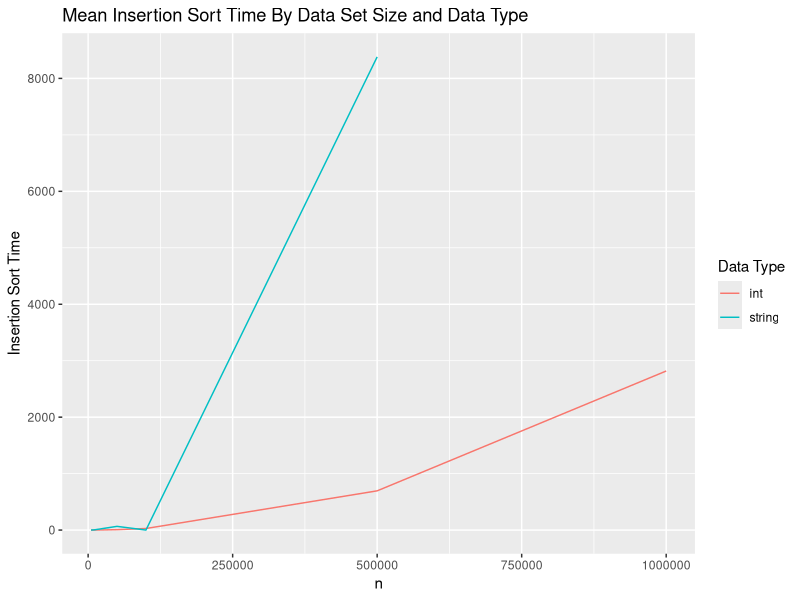
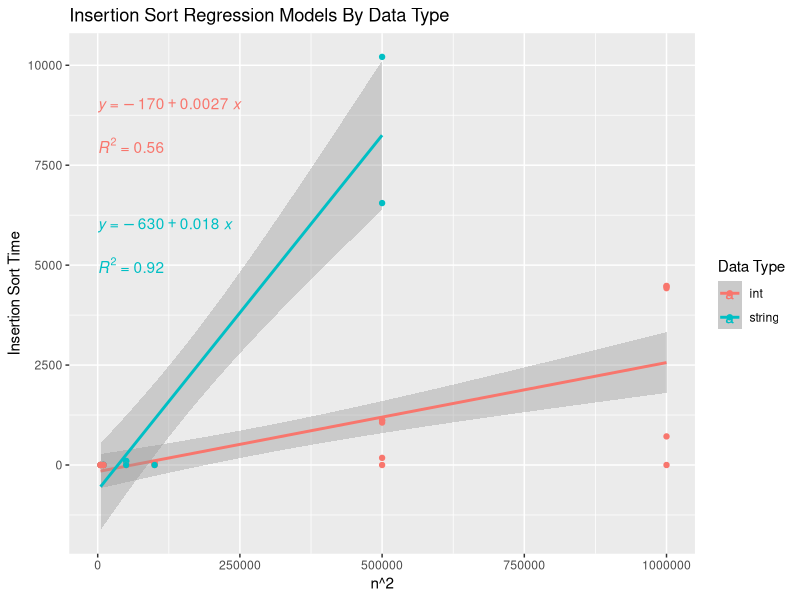
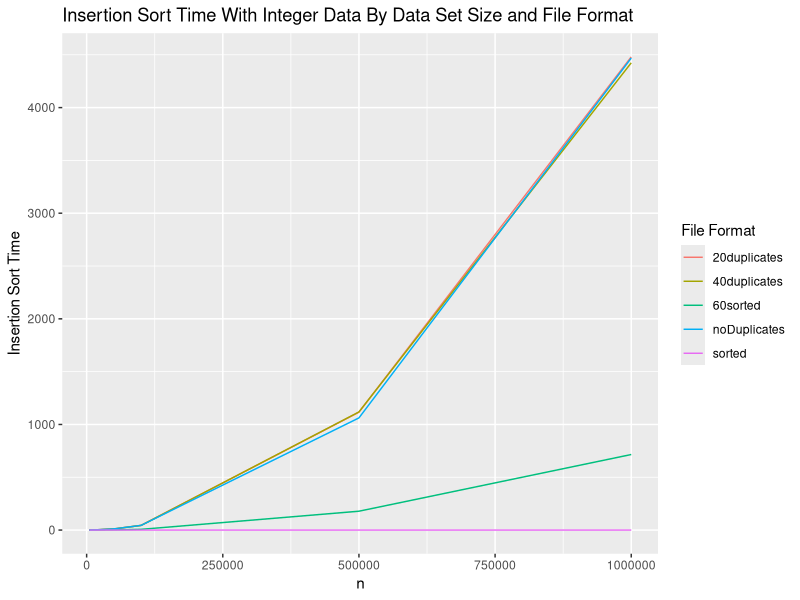
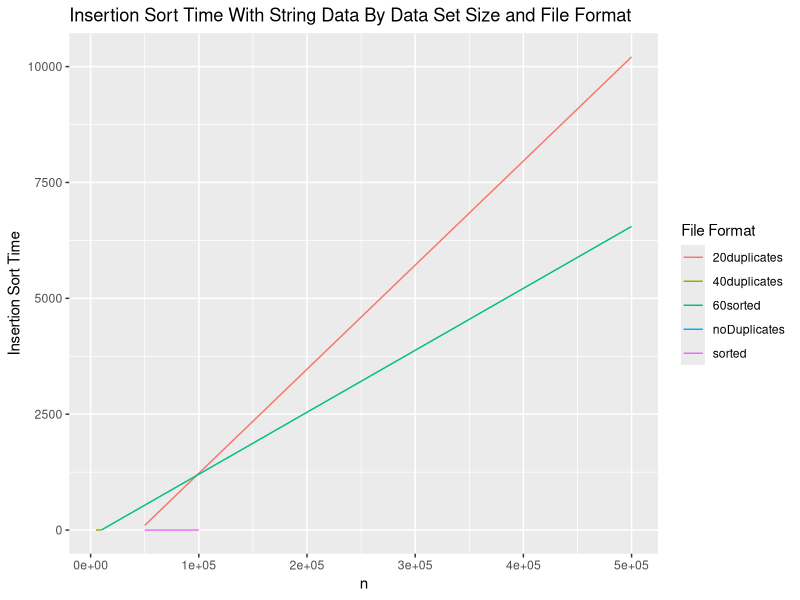
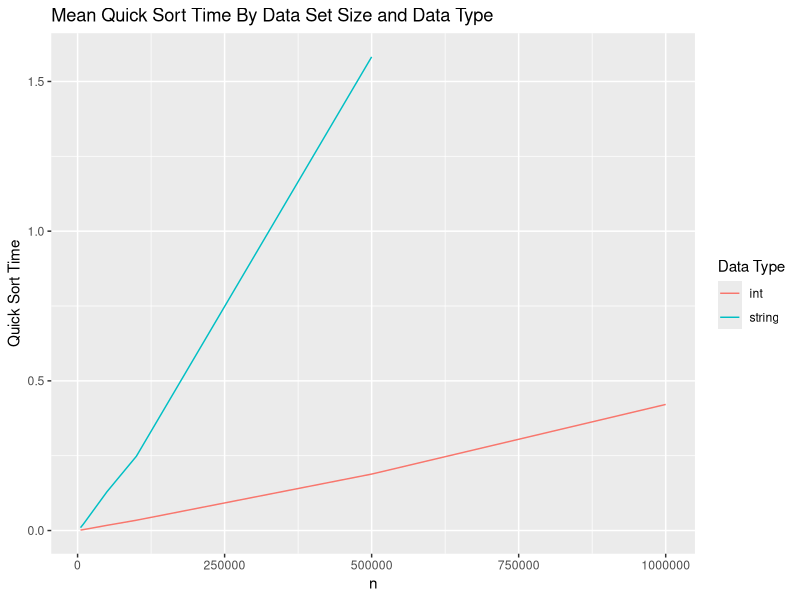
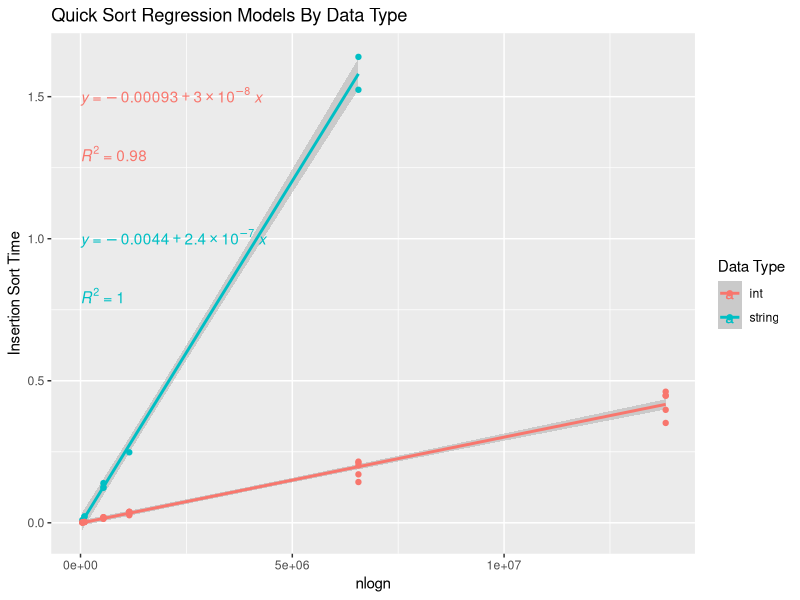
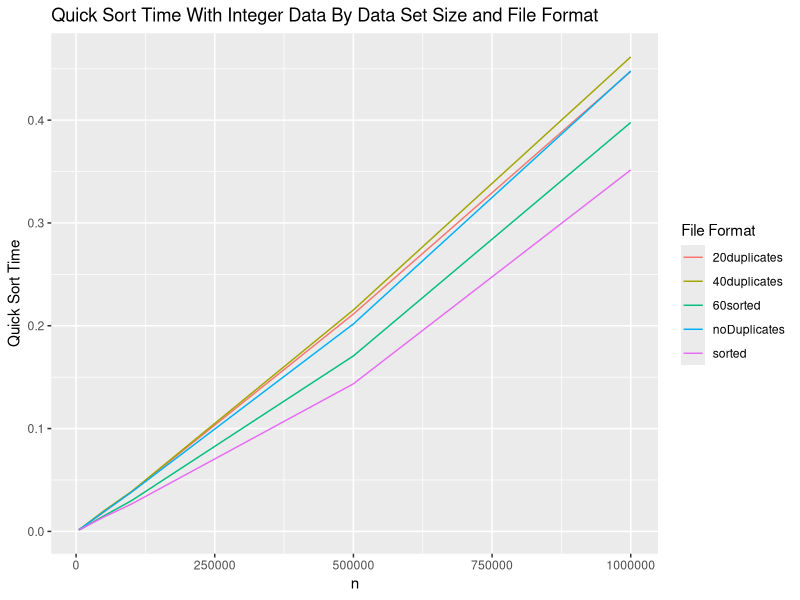
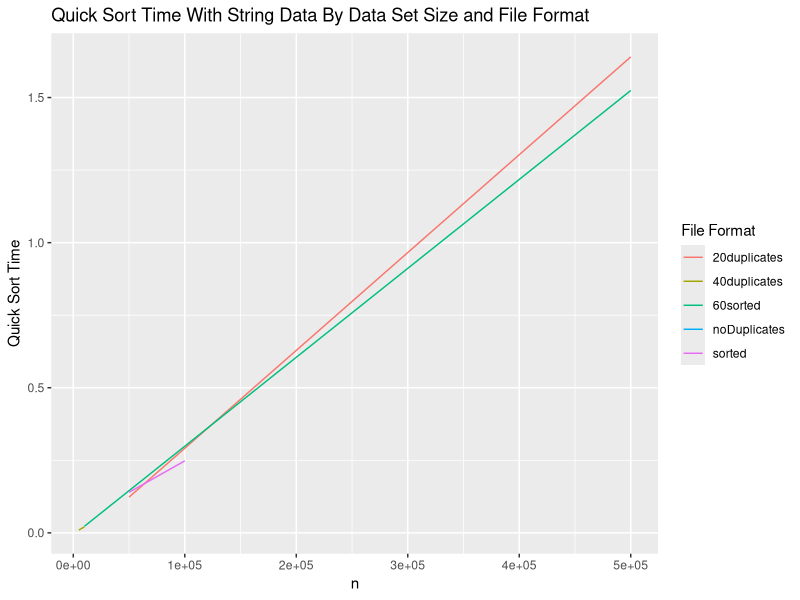

Recreate these plots in R, in order.
## ---- chunk 1
library(ggplot2)
library(ggpubr)
data = read.csv("sorting.csv")
data$n2 = data$size ^ 2
data$nlogn = log(data$size) * data$size
data
## ---- chunk 2
insertionTimes = aggregate(insertion_time ~ var_type + size + n2 + format, data = data, FUN = mean)
insertionTimes2 = aggregate(insertion_time ~ var_type + size + n2, data = data, FUN = mean)
ggplot(insertionTimes2, aes(x = size, y = insertion_time, color = var_type)) + 
  geom_line() + 
  labs(title = "Mean Insertion Sort Time By Data Set Size and Data Type", x = "n", y = "Insertion Sort Time") + 
  guides(color = guide_legend(title = "Data Type"))
## ---- chunk 3
ggplot(insertionTimes, aes(x = size, y = insertion_time, color = var_type)) +
  labs(title = "Insertion Sort Regression Models By Data Type", x = "n^2", y = "Insertion Sort Time") +
  geom_smooth(method="lm") +
  geom_point() +
  stat_regline_equation(label.x=0, label.y=c(9000, 6000)) +
  stat_cor(aes(label=..rr.label..), label.x=0, label.y=c(8000, 5000)) +
  guides(color = guide_legend(title = "Data Type"))
## ---- chunk 4
insertionInts = subset(insertionTimes, var_type == "int")
ggplot(insertionInts, aes(x = size, y = insertion_time, color = format)) + 
  geom_line() + 
  labs(title = "Insertion Sort Time With Integer Data By Data Set Size and File Format", x = "n", y = "Insertion Sort Time") + 
  guides(color = guide_legend(title = "File Format"))
## ---- chunk 5
insertionStrings = subset(insertionTimes, var_type == "string")
ggplot(insertionStrings, aes(x = size, y = insertion_time, color = format)) + 
  geom_line() + 
  labs(title = "Insertion Sort Time With String Data By Data Set Size and File Format", x = "n", y = "Insertion Sort Time") + 
  guides(color = guide_legend(title = "File Format"))
## ---- chunk 6
quickTimes = aggregate(quick_time ~ var_type + size + nlogn + format, data = data, FUN = mean)
quickTimes2 = aggregate(quick_time ~ var_type + size + nlogn, data = data, FUN = mean)
ggplot(quickTimes2, aes(x = size, y = quick_time, color = var_type)) + 
  geom_line() + 
  labs(title = "Mean Quick Sort Time By Data Set Size and Data Type", x = "n", y = "Quick Sort Time") + 
  guides(color = guide_legend(title = "Data Type"))
## ---- chunk 7
ggplot(quickTimes, aes(x = nlogn, y = quick_time, color = var_type)) +
  labs(title = "Quick Sort Regression Models By Data Type", x = "nlogn", y = "Insertion Sort Time") +
  geom_smooth(method="lm") +
  geom_point() +
  stat_regline_equation(label.x=0, label.y=c(1.5, 1)) +
  stat_cor(aes(label=..rr.label..), label.x=0, label.y=c(1.3, 0.8)) +
  guides(color = guide_legend(title = "Data Type"))
## ---- chunk 8
quickInts = subset(quickTimes, var_type == "int")
ggplot(quickInts, aes(x = size, y = quick_time, color = format)) + 
  geom_line() + 
  labs(title = "Quick Sort Time With Integer Data By Data Set Size and File Format", x = "n", y = "Quick Sort Time") + 
  guides(color = guide_legend(title = "File Format"))
## ---- chunk 9
quickStrings = subset(quickTimes, var_type == "string")
ggplot(quickStrings, aes(x = size, y = quick_time, color = format)) + 
  geom_line() + 
  labs(title = "Quick Sort Time With String Data By Data Set Size and File Format", x = "n", y = "Quick Sort Time") + 
  guides(color = guide_legend(title = "File Format"))
## ---- chunk 10
mergeTimes = aggregate(merge_time ~ var_type + size + nlogn + format, data = data, FUN = mean)
mergeTimes2 = aggregate(merge_time ~ var_type + size + nlogn, data = data, FUN = mean)
ggplot(mergeTimes2, aes(x = size, y = merge_time, color = var_type)) + 
  geom_line() + 
  labs(title = "Mean Merge Sort Time By Data Set Size and Data Type", x = "n", y = "Merge Sort Time") + 
  guides(color = guide_legend(title = "Data Type"))
## ---- chunk 11
ggplot(mergeTimes, aes(x = nlogn, y = merge_time, color = var_type)) +
  labs(title = "Merge Sort Regression Models By Data Type", x = "nlogn", y = "Merge Sort Time") +
  geom_smooth(method="lm") +
  geom_point() +
  stat_regline_equation(label.x=0, label.y=c(6, 4)) +
  stat_cor(aes(label=..rr.label..), label.x=0, label.y=c(5.5, 3.5)) +
  guides(color = guide_legend(title = "Data Type"))
## ---- chunk 12
mergeInts = subset(mergeTimes, var_type == "int")
ggplot(mergeInts, aes(x = size, y = merge_time, color = format)) + 
  geom_line() + 
  labs(title = "Merge Sort Time With Integer Data By Data Set Size and File Format", x = "n", y = "Merge Sort Time") + 
  guides(color = guide_legend(title = "File Format"))
## ---- chunk 13
mergeStrings = subset(mergeTimes, var_type == "string")
ggplot(mergeStrings, aes(x = size, y = merge_time, color = format)) + 
  geom_line() + 
  labs(title = "Merge Sort Time With String Data By Data Set Size and File Format", x = "n", y = "Merge Sort Time") + 
  guides(color = guide_legend(title = "File Format"))
## ---- chunk 14
shellTimes = aggregate(shell_time ~ var_type + size + nlogn + format, data = data, FUN = mean)
shellTimes2 = aggregate(shell_time ~ var_type + size + nlogn, data = data, FUN = mean)
ggplot(shellTimes2, aes(x = size, y = shell_time, color = var_type)) + 
  geom_line() + 
  labs(title = "Mean Shell Sort Time By Data Set Size and Data Type", x = "n", y = "Shell Sort Time") + 
  guides(color = guide_legend(title = "Data Type"))
## ---- chunk 15
ggplot(shellTimes, aes(x = nlogn, y = shell_time, color = var_type)) +
  labs(title = "Shell Sort Regression Models By Data Type", x = "nlogn", y = "Shell Sort Time") +
  geom_smooth(method="lm") +
  geom_point() +
  stat_regline_equation(label.x=0, label.y=c(4, 3)) +
  stat_cor(aes(label=..rr.label..), label.x=0, label.y=c(3.75, 2.75)) +
  guides(color = guide_legend(title = "Data Type"))
## ---- chunk 16
shellInts = subset(shellTimes, var_type == "int")
ggplot(shellInts, aes(x = size, y = shell_time, color = format)) + 
  geom_line() + 
  labs(title = "Shell Sort Time With Integer Data By Data Set Size and File Format", x = "n", y = "Shell Sort Time") + 
  guides(color = guide_legend(title = "File Format"))
## ---- chunk 17
shellStrings = subset(shellTimes, var_type == "string")
ggplot(shellStrings, aes(x = size, y = shell_time, color = format)) + 
  geom_line() + 
  labs(title = "Shell Sort Time With String Data By Data Set Size and File Format", x = "n", y = "Shell Sort Time") + 
  guides(color = guide_legend(title = "File Format"))
## ---- chunk 18
introTimes = aggregate(intro_time ~ var_type + size + nlogn + format, data = data, FUN = mean)
introTimes2 = aggregate(intro_time ~ var_type + size + nlogn, data = data, FUN = mean)
ggplot(introTimes2, aes(x = size, y = intro_time, color = var_type)) + 
  geom_line() + 
  labs(title = "Mean Intro Sort Time By Data Set Size and Data Type", x = "n", y = "Intro Sort Time") + 
  guides(color = guide_legend(title = "Data Type"))
## ---- chunk 19
ggplot(introTimes, aes(x = nlogn, y = intro_time, color = var_type)) +
  labs(title = "Intro Sort Regression Models By Data Type", x = "nlogn", y = "Intro Sort Time") +
  geom_smooth(method="lm") +
  geom_point() +
  stat_regline_equation(label.x=0, label.y=c(4, 3)) +
  stat_cor(aes(label=..rr.label..), label.x=0, label.y=c(3.75, 2.75)) +
  guides(color = guide_legend(title = "Data Type"))
## ---- chunk 20
introInts = subset(introTimes, var_type == "int")
ggplot(introInts, aes(x = size, y = intro_time, color = format)) + 
  geom_line() + 
  labs(title = "Intro Sort Time With Integer Data By Data Set Size and File Format", x = "n", y = "Intro Sort Time") + 
  guides(color = guide_legend(title = "File Format"))
## ---- chunk 21
introStrings = subset(introTimes, var_type == "string")
ggplot(introStrings, aes(x = size, y = intro_time, color = format)) + 
  geom_line() + 
  labs(title = "Intro Sort Time With String Data By Data Set Size and File Format", x = "n", y = "Intro Sort Time") + 
  guides(color = guide_legend(title = "File Format"))
## ---- chunk 22
timTimes = aggregate(tim_time ~ var_type + size + nlogn + format, data = data, FUN = mean)
timTimes2 = aggregate(tim_time ~ var_type + size + nlogn, data = data, FUN = mean)
ggplot(timTimes2, aes(x = size, y = tim_time, color = var_type)) + 
  geom_line() + 
  labs(title = "Mean Tim Sort Time By Data Set Size and Data Type", x = "n", y = "Tim Sort Time") + 
  guides(color = guide_legend(title = "Data Type"))
## ---- chunk 23
ggplot(timTimes, aes(x = nlogn, y = tim_time, color = var_type)) +
  labs(title = "Tim Sort Regression Models By Data Type", x = "nlogn", y = "Tim Sort Time") +
  geom_smooth(method="lm") +
  geom_point() +
  stat_regline_equation(label.x=0, label.y=c(4, 3)) +
  stat_cor(aes(label=..rr.label..), label.x=0, label.y=c(3.75, 2.75)) +
  guides(color = guide_legend(title = "Data Type"))
## ---- chunk 24
timInts = subset(timTimes, var_type == "int")
ggplot(timInts, aes(x = size, y = tim_time, color = format)) + 
  geom_line() + 
  labs(title = "Tim Sort Time With Integer Data By Data Set Size and File Format", x = "n", y = "Tim Sort Time") + 
  guides(color = guide_legend(title = "File Format"))
## ---- chunk 25
timStrings = subset(timTimes, var_type == "string")
ggplot(timStrings, aes(x = size, y = tim_time, color = format)) + 
  geom_line() + 
  labs(title = "Tim Sort Time With String Data By Data Set Size and File Format", x = "n", y = "Tim Sort Time") + 
  guides(color = guide_legend(title = "File Format"))
